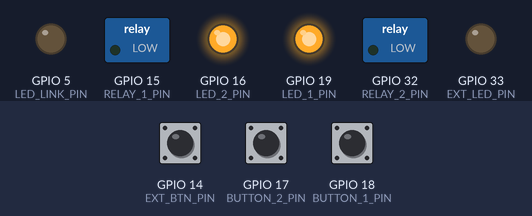
The sketch below on a simulated ESP32. Parts: switched loads named in the sketch (green lamp = pin HIGH), output pins drawn as LEDs (lit = HIGH). Dashed ring = blinking. Inputs (shaded band) come from the test bench; at power-on: GPIO 14 (EXT_BTN_PIN) HIGH, GPIO 17 (BUTTON_2_PIN) LOW, GPIO 18 (BUTTON_1_PIN) LOW.

Above: at 1.2 s.
1.3 s: GPIO 14 (EXT_BTN_PIN) pulled LOW for 0.15 s
At 2.0 s:
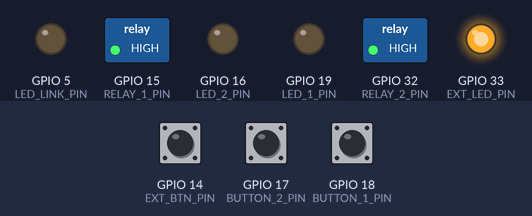
2.9 s: GPIO 17 (BUTTON_2_PIN) pulled HIGH for 0.15 s
At 3.2 s:
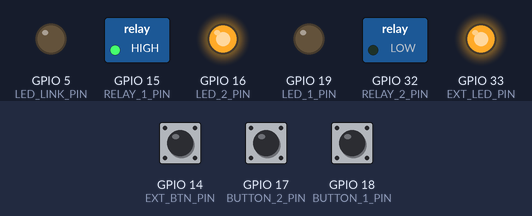
4.5 s: GPIO 14 (EXT_BTN_PIN) pulled LOW for 1 s
At 4.9 s:
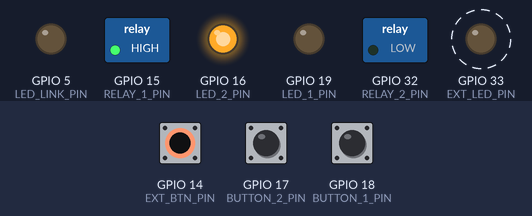
8.5 s: GPIO 18 (BUTTON_1_PIN) pulled HIGH for 0.15 s
At 9.4 s:
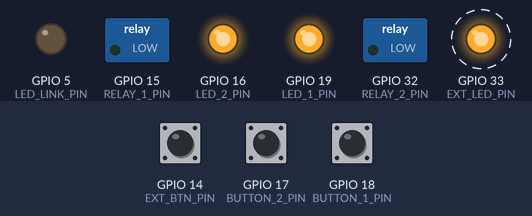
11.0 s: GPIO 17 (BUTTON_2_PIN) pulled HIGH for 1 s
At 11.8 s:
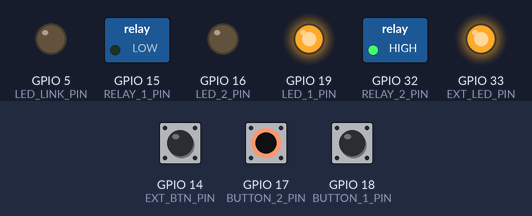
13.5 s: GPIO 14 (EXT_BTN_PIN) pulled LOW for 0.15 s
At 13.8 s:
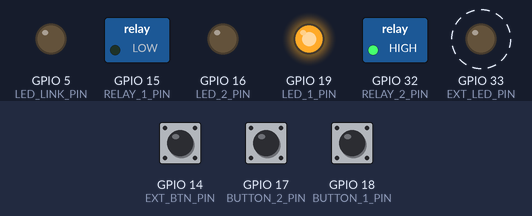
Timing chart, 0 to 19.5 s (numbered marks = the images above; inputs shaded):
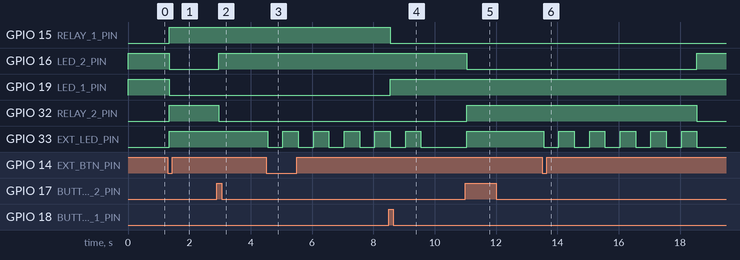

The sketch:

smart_plug.ino
```cpp
#define LED_LINK_PIN  5
#define LED_1_PIN     19
#define LED_2_PIN     16
#define BUTTON_1_PIN  18
#define BUTTON_2_PIN  17
#define RELAY_1_PIN   15
#define RELAY_2_PIN   32
#define EXT_LED_PIN   33
#define EXT_BTN_PIN   14
#define ADC_PIN       34
#define HLWBL_SEL_PIN 25
#define HLWBL_CF_PIN  26
#define BL0937_CF_PIN 27

bool power_on[2] = {false, false};
bool powering_off = false;
unsigned long power_off_start_time = 0;
unsigned long ext_led_time = 0;
bool ext_led_state = true;

int relays[2] = {RELAY_1_PIN, RELAY_2_PIN};
int leds[3] = {LED_1_PIN, LED_2_PIN, EXT_LED_PIN};
int buttons[3] = {BUTTON_1_PIN, BUTTON_2_PIN, EXT_BTN_PIN};
int target_state[3] = {HIGH, HIGH, LOW};
bool button_state[3] = {false, false, true};
bool last_button_state[3] = {false, false, true};
unsigned long last_debounce_time[3] = {0, 0, 0};

void set_relay(int index, bool state) {
  power_on[index] = state;
  digitalWrite(relays[index], state);
  digitalWrite(leds[index], !state);
}

void setup() {
  pinMode(LED_LINK_PIN, OUTPUT);
  pinMode(LED_1_PIN, OUTPUT);
  pinMode(LED_2_PIN, OUTPUT);
  pinMode(EXT_LED_PIN, OUTPUT);
  pinMode(RELAY_1_PIN, OUTPUT);
  pinMode(RELAY_2_PIN, OUTPUT);
  pinMode(BUTTON_1_PIN, INPUT_PULLDOWN);
  pinMode(BUTTON_2_PIN, INPUT_PULLDOWN);
  pinMode(EXT_BTN_PIN, INPUT_PULLUP);
  pinMode(ADC_PIN, INPUT);

  digitalWrite(LED_LINK_PIN, LOW);
  set_relay(0, false);
  set_relay(1, false);
}

bool check_button(int index) {
  int reading = digitalRead(buttons[index]);
  unsigned long new_time = millis();

  if (reading != last_button_state[index]) {
    last_debounce_time[index] = new_time;
    last_button_state[index] = reading;
  }

  if (new_time - last_debounce_time[index] > 50UL) {
    if (reading != button_state[index]) {
      button_state[index] = reading;
      if (button_state[index] == target_state[index]) {
        if (index < 2) set_relay(index, !power_on[index]);
        return true;
      }
    }
  }

  return false;
}

void loop() {
  check_button(0);
  check_button(1);

  if (check_button(2)) {
    if (powering_off) {
      powering_off = false;
    } else if (power_on[0] || power_on[1]) {
      powering_off = true;
      power_off_start_time = millis();
    } else {
      set_relay(0, true);
      set_relay(1, true);
    }
  }

  if (powering_off) {
    unsigned long new_time = millis();
    if ((new_time - power_off_start_time) > 5000) {
      powering_off = false;
      set_relay(0, false);
      set_relay(1, false);
      ext_led_state = false;
    } else {
      if (new_time - ext_led_time >= 500) {
          ext_led_time = new_time;
          ext_led_state = !ext_led_state;
      }
    }
  } else {
    ext_led_state = power_on[0] || power_on[1];
  }

  digitalWrite(EXT_LED_PIN, ext_led_state);
}
```

Measured:
- after the input at 1.3 s, GPIO 15 (RELAY_1_PIN), GPIO 32 (RELAY_2_PIN), GPIO 33 (EXT_LED_PIN): LOW → HIGH after 0.05 s; GPIO 16 (LED_2_PIN), GPIO 19 (LED_1_PIN): HIGH → LOW after 0.05 s
- after the input at 2.9 s, GPIO 16 (LED_2_PIN): LOW → HIGH after 0.05 s; GPIO 32 (RELAY_2_PIN): HIGH → LOW after 0.05 s
- after the input at 4.5 s, GPIO 33 (EXT_LED_PIN): alternates HIGH for 0.50 s and LOW for 0.50 s, starting after 0.05 s
- after the input at 8.5 s, GPIO 15 (RELAY_1_PIN): HIGH → LOW after 0.05 s instead of 1.1 s; GPIO 19 (LED_1_PIN): LOW → HIGH after 0.05 s instead of 1.1 s
- after the input at 11.0 s, GPIO 16 (LED_2_PIN): HIGH → LOW after 0.05 s; GPIO 32 (RELAY_2_PIN), GPIO 33 (EXT_LED_PIN): LOW → HIGH after 0.05 s
- after the input at 13.5 s, GPIO 16 (LED_2_PIN): LOW → HIGH after 5.1 s; GPIO 32 (RELAY_2_PIN): HIGH → LOW after 5.1 s; GPIO 33 (EXT_LED_PIN): alternates HIGH for 0.50 s and LOW for 0.50 s, starting after 0.05 s
